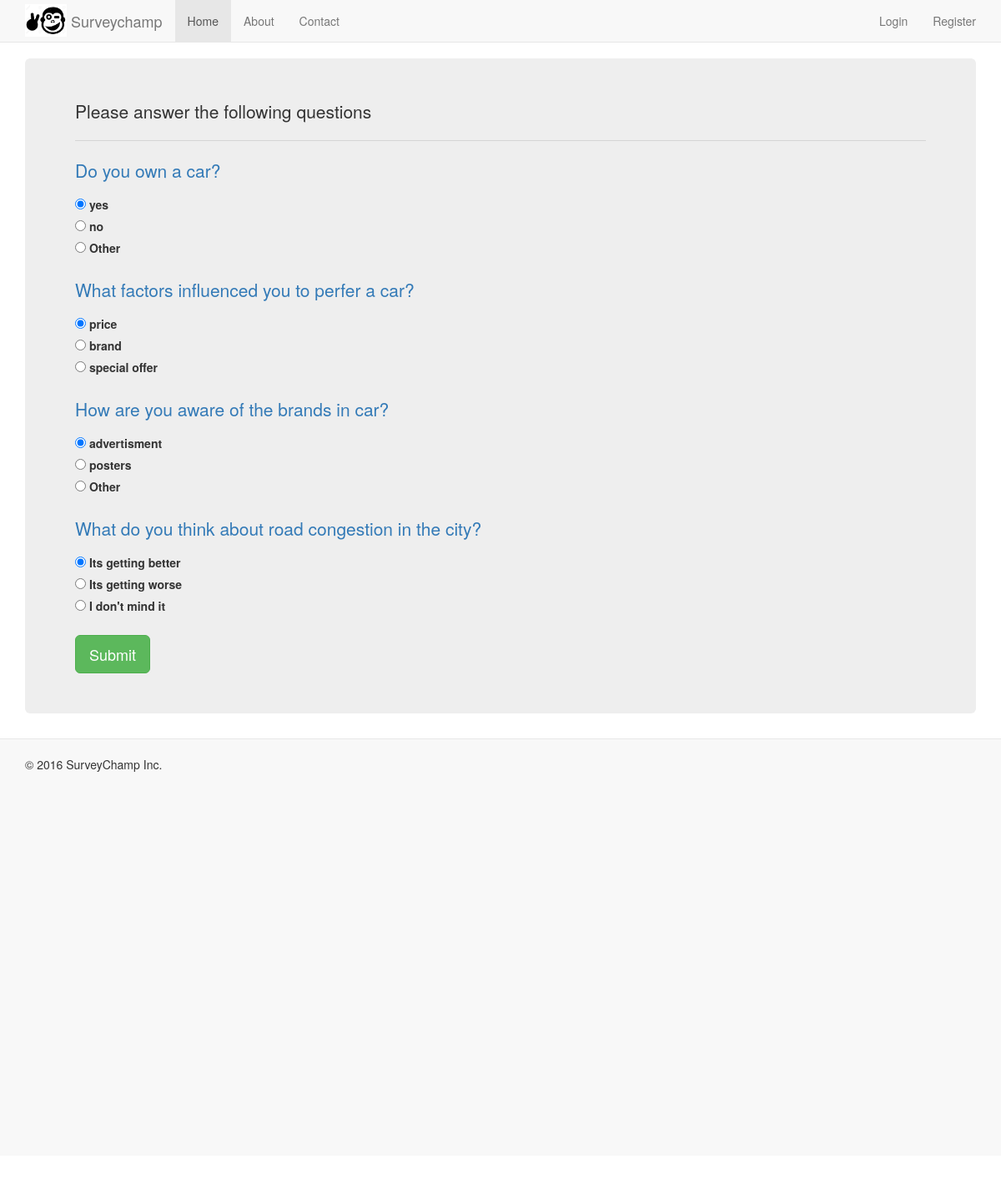
The app's page /survey/1/ with its own data.
### questions/models.py (models this page shows, shortened)
class Question(models.Model):
    question = models.CharField(max_length=500)
    survey = models.ForeignKey('Survey', related_name="questions")
    def get_absolute_url(self):
        return '/questions/%d' %(self.id)

class Option(models.Model):
    option = models.CharField(max_length=500)
    question = models.ForeignKey(Question, related_name="options")

### questions/views.py (the view, shortened to what this page needs)
# urls.py: url(r'^(?P<pk>[-\d]+)/$', SurveyView.as_view(), name='survey-detail'),
class SurveyView(ListView):
    model = Question
    def get_queryset(self):
        return self.model.objects.filter(survey=self.kwargs['pk'])

### templates/questions/question_list.html (shortened to what this page needs)
{% extends "base.html" %}
{% block content %}
    <p>Please answer the following questions</p>
    <hr>
    <form method="post" action=".">
        {% for object in object_list %}
        {% include "includes/question.html" %}
        <br/>
        {% endfor %}
        <input class="btn btn-success btn-lg" type="submit" value="Submit" />
    </form>
{% endblock %}

### templates/includes/question.html
<p><a href="{{ object.get_absolute_url }}">{{ object.question }}</a></p>
{% for option in object.options.all %}
<label><input type="radio" name="{{ object.id }}" value="{{ option.id }}" {% if forloop.first %}checked{% endif %}>
    {{ option.option }}
</label>
<br>
{% endfor %}

### home/static/home/css/style.css (style rules this page uses)
body { background-color: white; min-height: 2000px; padding-top: 70px; }

### records on screen
Question: question "Do you own a car?"
Option: option "yes"
Option: option "no"
Option: option "Other"
Question: question "What factors influenced you to perfer a car?"
Option: option "price"
Option: option "brand"
Option: option "special offer"
Question: question "How are you aware of the brands in car?"
Option: option "advertisment"
Option: option "posters"
Option: option "Other"
Question: question "What do you think about road congestion in the city?"
Option: option "Its getting better"
Option: option "Its getting worse"
Option: option "I don't mind it"
